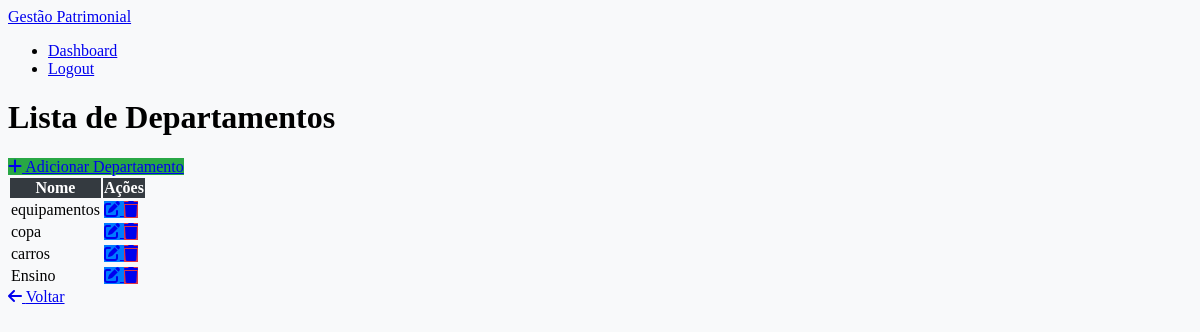
Page /departamentos/ (signed in) on the earlier database version.
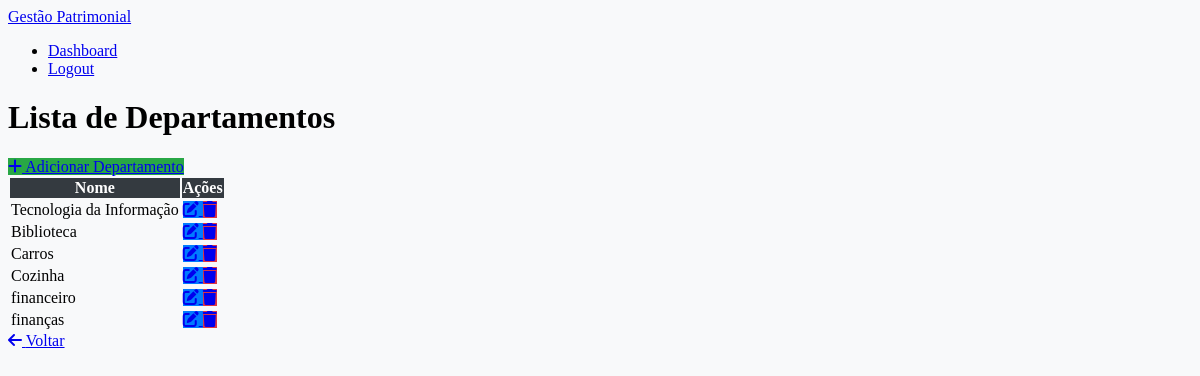
Same page on the later database version.
### gestao_patrimonio/models.py (models this page shows, shortened)
class Departamento(models.Model):
    nome = models.CharField(max_length=255, unique=True)
    descricao = models.TextField(blank=True, null=True)

### gestao_patrimonio/views.py (the view)
# urls.py: path('departamentos/', views.departamento_list, name='departamento_list'),
@login_required
def departamento_list(request):
    departamentos = Departamento.objects.all()
    return render(request, 'departamentos/departamento_list.html', {'departamentos': departamentos})

### gestao_patrimonio/templates/departamentos/departamento_list.html (shortened to what this page needs)
{% extends 'base.html' %}
{% block content %}
<div class="container mt-5">
    <h1 class="text-center mb-4">Lista de Departamentos</h1>
    <div class="d-flex justify-content-between align-items-center mb-4">
        <a href="{% url 'departamento_create' %}" class="btn btn-success">
            <i class="fas fa-plus"></i> Adicionar Departamento
        </a>
    </div>
    <div class="table-responsive">
        <table class="table table-striped table-hover">
            <thead class="thead-dark">
                <tr>
                    <th scope="col">Nome</th>
                    <th scope="col">Ações</th>
                </tr>
            </thead>
            <tbody>
                {% for departamento in departamentos %}
                <tr>
                    <td>{{ departamento.nome }}</td>
                    <td>
                        <a href="{% url 'departamento_update' departamento.pk %}" class="btn btn-sm btn-primary" title="Editar">
                            <i class="fas fa-edit"></i>
                        </a>
                        <a href="{% url 'departamento_delete' departamento.pk %}" class="btn btn-sm btn-danger" title="Excluir">
                            <i class="fas fa-trash"></i>
                        </a>
                    </td>
                </tr>
                {% empty %}
                <tr>
                    <td colspan="2" class="text-center">Nenhum departamento cadastrado.</td>
                </tr>
                {% endfor %}
            </tbody>
        </table>
    </div>
</div>
<link href="https://cdnjs.cloudflare.com/ajax/libs/font-awesome/6.0.0-beta3/css/all.min.css" rel="stylesheet">
<div class="text-center mt-4">
    <a href="{% url 'dashboard' %}" class="btn btn-secondary">
        <i class="fas fa-arrow-left"></i> Voltar
    </a>
</div>
{% endblock %}

### gestao_patrimonio/templates/base.html (shortened to what this page needs)
<!DOCTYPE html>
<html lang="pt-br">
<head>
    <link rel="stylesheet" href="https://cdn.jsdelivr.net/npm/@tabler/core/dist/css/tabler.min.css">
</head>
<body>
    <nav class="navbar navbar-expand-lg navbar-light bg-light">
        <a class="navbar-brand" href="#">Gestão Patrimonial</a>
        <div class="collapse navbar-collapse">
            <ul class="navbar-nav ms-auto">
                {% if user.is_authenticated %}
                    <li class="nav-item"><a class="nav-link" href="{% url 'dashboard' %}">Dashboard</a></li>
                    <li class="nav-item"><a class="nav-link" href="{% url 'logout' %}">Logout</a></li>
                {% else %}
                    <li class="nav-item"><a class="nav-link" href="{% url 'login' %}">Login</a></li>
                {% endif %}
            </ul>
        </div>
    </nav>
    <div class="container mt-4">
        {% block content %}{% endblock %}
    </div>
</body>
</html>

### gestao_patrimonio/templates/departamentos/departamento_list.html (style rules this page uses)
body { background: #f8f9fa; }
.table thead th { background-color: #343a40; color: #fff; }
.btn-success { background-color: #28a745; border: none; transition: background-color 0.3s ease; }
.btn-primary { background-color: #007bff; border: none; transition: background-color 0.3s ease; }
.btn-danger { background-color: #dc3545; border: none; transition: background-color 0.3s ease; }

Differences in the rows shown:
removed Departamento: nome "equipamentos"
removed Departamento: nome "copa"
removed Departamento: nome "carros"
removed Departamento: nome "Ensino"
added Departamento: nome "Tecnologia da Informação"
added Departamento: nome "Biblioteca"
added Departamento: nome "Carros"
added Departamento: nome "Cozinha"
added Departamento: nome "financeiro"
added Departamento: nome "finanças"
